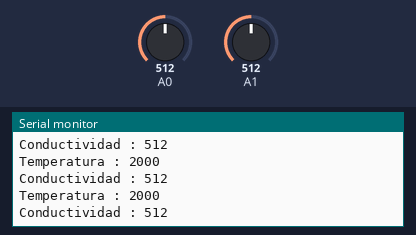
The sketch below on a simulated Arduino Uno, built with avr-gcc and run on an emulated ATmega328P. On the bench: the last lines printed to the serial monitor. The test bench sets the inputs (shaded band); at power-on: A0 = 512, A1 = 512.

Above: at 1.3 s.
1.4 s: A0 set to 716
At 1.82 s:
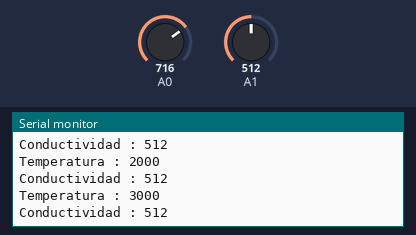
2.9 s: A1 set to 716
At 3.32 s:
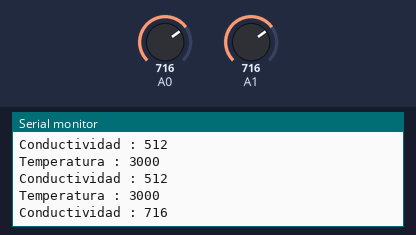
4.4 s: A0 set to 900
At 4.82 s:
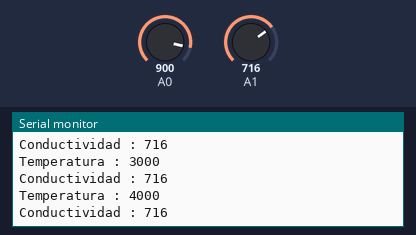
5.9 s: A1 set to 900
At 6.33 s:
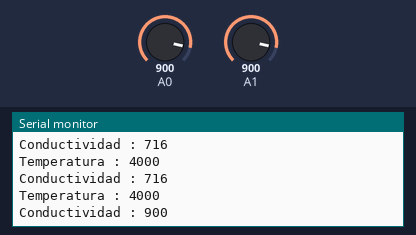
Timing chart, 0 to 8.4 s (numbered marks = the images above; inputs shaded):
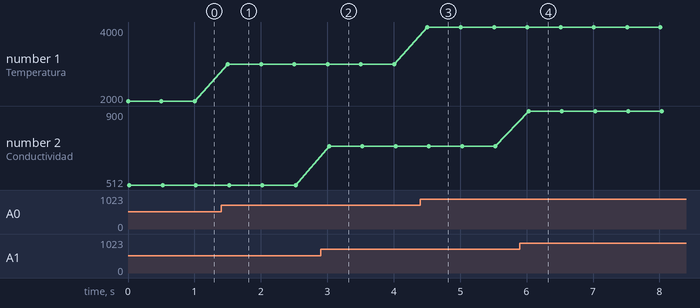

The sketch:

pruebaAdcHandler.ino
```cpp
#include "adc_handler.h"

void setup() {
  // put your setup code here, to run once:
 Serial.begin(9600);
}

void loop() {
  Serial.write("Temperatura : ");Serial.println(Adc_temp());
  Serial.write("Conductividad : ");Serial.println(Adc_cond());
  delay(500);
}
```

Measured:
- after the input at 1.4 s, the serial monitor: prints a new line after 0.10 s (image 1)
- after the input at 2.9 s, the serial monitor: prints a new line after 0.13 s (image 2)
- after the input at 4.4 s, the serial monitor: prints a new line after 0.11 s (image 3)
- after the input at 5.9 s, the serial monitor: prints a new line after 0.13 s (image 4)
- plotted number 1: 2000 → 3000 after the input at 1.4 s, 3000 → 4000 after the input at 4.4 s
- plotted number 2: 512 → 716 after the input at 2.9 s, 716 → 900 after the input at 5.9 s
